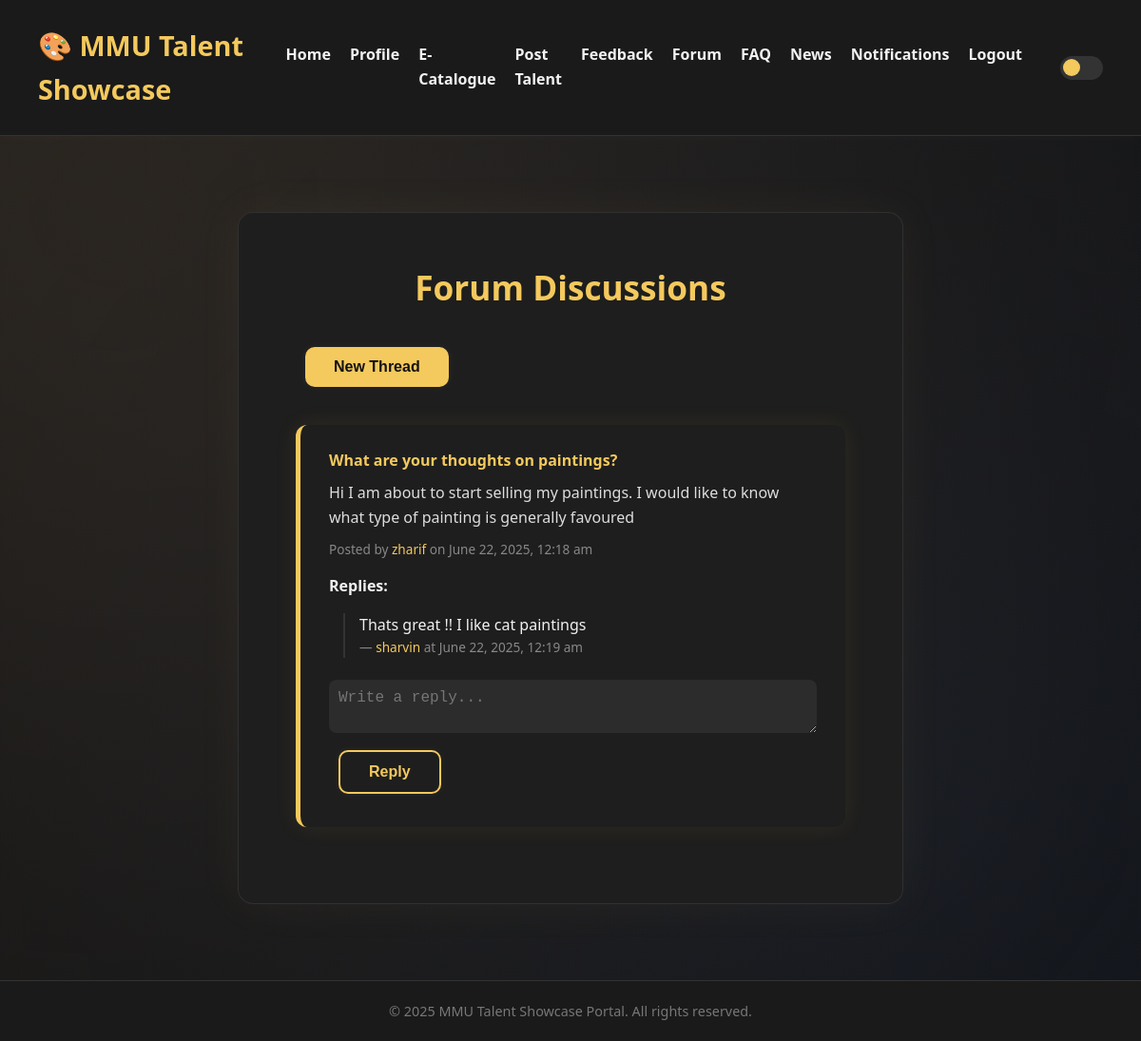
Screenshot of /forum.php (signed in) with the database file from the repository.
### tables this page shows
CREATE TABLE `forum_threads` (
  `thread_id` int(11) NOT NULL,
  `user_id` int(11) NOT NULL,
  `title` varchar(255) NOT NULL,
  `content` text NOT NULL,
  `created_at` datetime DEFAULT current_timestamp()
);

CREATE TABLE `users` (
  `user_id` int(11) NOT NULL,
  `username` varchar(50) NOT NULL,
  `email` varchar(100) NOT NULL,
  `password` varchar(255) NOT NULL,
  `profile_picture` varchar(255) DEFAULT NULL,
  `profile_image` varchar(255) DEFAULT NULL,
  `bio` text DEFAULT NULL,
  `is_public` tinyint(1) DEFAULT 1,
  `role` enum('admin','talent','buyer') NOT NULL DEFAULT 'talent'
);

CREATE TABLE `forum_replies` (
  `reply_id` int(11) NOT NULL,
  `thread_id` int(11) NOT NULL,
  `user_id` int(11) NOT NULL,
  `reply_content` text NOT NULL,
  `replied_at` datetime DEFAULT current_timestamp()
);

### forum.php (the view, shortened to what this page needs)
<?php
require_once 'includes/db.php';
$threads = $pdo->query("SELECT ft.*, u.username FROM forum_threads ft JOIN users u ON ft.user_id = u.user_id ORDER BY ft.created_at DESC")->fetchAll(PDO::FETCH_ASSOC);
?>
<?php include 'includes/header.php'; ?>
<div class="auth-box">
    <h2>Forum Discussions</h2>
    <button class="btn gold" type="button" onclick="toggleThreadForm()">New Thread</button>
    <?php foreach ($threads as $thread): ?>
        <div class="forum-thread">
            <div class="thread-content">
                <h4><?= htmlspecialchars($thread['title']) ?></h4>
                <p><?= nl2br(htmlspecialchars($thread['content'])) ?></p>
                <div class="meta">Posted by <a href="profile.php?user_id=<?= $thread['user_id'] ?>" style="color: #f4c95d; text-decoration: none;"><?= htmlspecialchars($thread['username']) ?></a> on <?= date("F j, Y, g:i a", strtotime($thread['created_at'])) ?></div>
                <strong>Replies:</strong>
                <?php
                $stmt = $pdo->prepare("
                    SELECT fr.*, u.username
                    FROM forum_replies fr
                    JOIN users u ON fr.user_id = u.user_id
                    WHERE fr.thread_id = ?
                    ORDER BY fr.replied_at ASC
                ");
                $stmt->execute([$thread['thread_id']]);
                $replies = $stmt->fetchAll(PDO::FETCH_ASSOC);
                ?>
                <?php if (count($replies) > 0): ?>
                    <?php foreach ($replies as $reply): ?>
                        <div class="reply">
                            <?= nl2br(htmlspecialchars($reply['reply_content'])) ?>
                            <div class="meta">— <a href="profile.php?user_id=<?= $reply['user_id'] ?>" style="color: #f4c95d; text-decoration: none;"><?= htmlspecialchars($reply['username']) ?></a> at <?= date("F j, Y, g:i a", strtotime($reply['replied_at'])) ?></div>
                        </div>
                    <?php endforeach; ?>
                <?php else: ?>
                    <p style="color: #888;">No replies yet.</p>
                <?php endif; ?>
                <form method="POST" style="margin-top: 10px;">
                    <textarea name="reply_content" placeholder="Write a reply..." rows="2" required style="width: 100%; padding: 10px; background-color: #2c2c2c; color: #fff; border-radius: 8px; border: none;"></textarea>
                    <button type="submit" name="reply_submit" class="btn outline">Reply</button>
                </form>
            </div>
        </div>
    <?php endforeach; ?>
</div>
<?php include 'includes/footer.php'; ?>

### assets/css/style.css (style rules this page uses)
* { margin: 0; padding: 0; box-sizing: border-box; }
body { font-family: 'Segoe UI', Tahoma, sans-serif; background: radial-gradient(circle at top left, #1a1a1a, #0d0d0d); color: #f1f1f1; overflow-x: hidden; position: relative; line-height: 1.6; font-size: 16px; }
body::before { content: ""; position: fixed; top: 0; left: 0; width: 100%; height: 100%; background: radial-gradient(circle at 10% 20%, rgba(255, 184, 108, 0.08), transparent), radial-gradient(circle at 80% 80%, rgba(108, 156, 255, 0.08), transparent); z-index: -1; pointer-events: none; }
.btn { display: inline-block; padding: 12px 30px; font-size: 1rem; font-weight: bold; text-decoration: none; border-radius: 10px; transition: all 0.3s ease; box-shadow: 0 0 10px rgba(255, 255, 255, 0.05); margin: 10px; }
.btn.gold { background-color: #f4c95d; color: #121212; border: none; }
.btn.outline { background: transparent; color: #f4c95d; border: 2px solid #f4c95d; }
.forum-thread { background-color: #1e1e1e; border-left: 5px solid #f4c95d; padding: 25px 30px; border-radius: 12px; margin-top: 30px; margin-bottom: 30px; box-shadow: 0 0 25px rgba(244, 201, 93, 0.08); display: flex; align-items: flex-start; gap: 20px; }
.forum-thread .thread-content { flex: 1; }
.forum-thread h4 { color: #f4c95d; margin-bottom: 8px; }
.forum-thread p { margin-bottom: 10px; color: #ddd; }
.forum-thread .meta { font-size: 0.85rem; color: #888; margin-bottom: 15px; }
.forum-thread .reply { margin-left: 15px; padding-left: 15px; border-left: 2px solid #333; margin-top: 15px; }
.auth-box { max-width: 700px; margin: 80px auto; background-color: #1e1e1e; padding: 50px 60px; border-radius: 16px; box-shadow: 0 0 50px rgba(244, 201, 93, 0.05), 0 0 10px rgba(255, 255, 255, 0.02); border: 1px solid rgba(255, 255, 255, 0.08); backdrop-filter: blur(6px); }
.auth-box h2 { color: #f4c95d; font-size: 2.2rem; margin-bottom: 25px; text-align: center; }
.auth-box input, .auth-box select, .auth-box textarea { width: 100%; padding: 14px; margin-top: 8px; border-radius: 8px; border: none; background-color: #2c2c2c; color: #f1f1f1; font-size: 1rem; }
.auth-box a { color: #f4c95d; text-decoration: none; }

### rows the page displays
forum_threads: title "What are your thoughts on paintings?", content "Hi I am about to start selling my paintings. I would like to know what type of painting is generally favoured", user.username "zharif", created_at "June 22, 2025, 12:18 am"
forum_replies: reply_content "Thats great !! I like cat paintings", user.username "sharvin", replied_at "June 22, 2025, 12:19 am"
